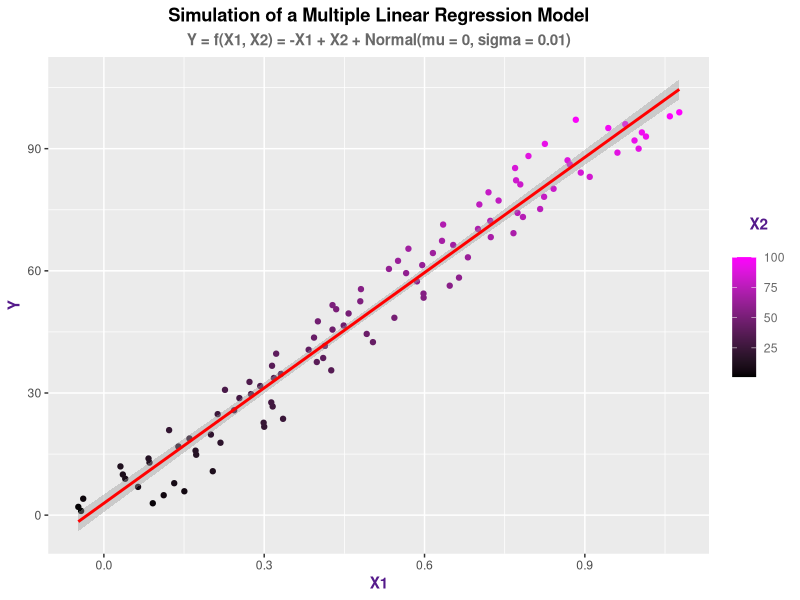

Here is the R script that generated this plot:
# Packages ----------------------------------------------------------------

library(ggplot2)


# Data --------------------------------------------------------------------

n <- 100
x2 <- 1:n
x1 <- .01 * x2 + runif(n,-.1, .1)
y <- -x1 + x2 + rnorm(n = n, mean = 0, sd = .01)

df <-
        data.frame(y, x1, x2)

multiplelm <- lm(data = df,
                 formula = y ~ x1 + x2)

simplelm <- lm(data = df,
               formula = y ~ x1)


# Plot --------------------------------------------------------------------

data <-
        data.frame(y,
                   x1,
                   x2,
                   ey = resid(lm(y ~ x2)),
                   ex1 = resid(lm(x1 ~ x2)))


ggplot(data = data, mapping = aes(x = x1, y = y , col = x2)) +
        geom_point() +
        geom_smooth(method = lm, col = "red", se = T, formula = y ~ x) +
        labs(
                title = "Simulation of a Multiple Linear Regression Model",
                subtitle = "Y = f(X1, X2) = -X1 + X2 + Normal(mu = 0, sigma = 0.01)",
                x = "X1",
                y = "Y",
                col = "X2"
        ) +
        scale_color_gradient(low = "black",
                             high = "magenta") +
        theme(
                plot.title = element_text(face = "bold", hjust = .5),
                plot.subtitle = element_text(face = "bold", color = "dimgray",
                                             hjust = .5),
                axis.title.x = element_text(face = "bold", color = "purple4"),
                axis.title.y = element_text(face = "bold", color = "purple4"),
                legend.text = element_text(color = "dimgray"),
                legend.title = element_text(face = "bold", hjust = .5,
                                            vjust = 5, color = "purple4")
        )
